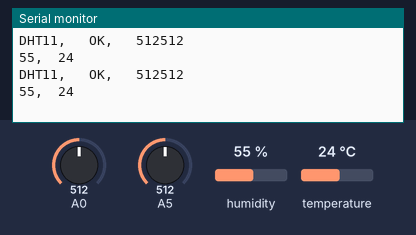
A sketch run on a simulated Arduino Uno, built with avr-gcc and run on an emulated ATmega328P. Parts: the last lines printed to the serial monitor. The test bench sets the inputs (shaded band); at power-on: humidity 55 %, A0 = 512, A5 = 512, temperature 24 °C.

Above: at 1.8 s.
1.9 s: humidity set to 22 %
At 2.5 s:
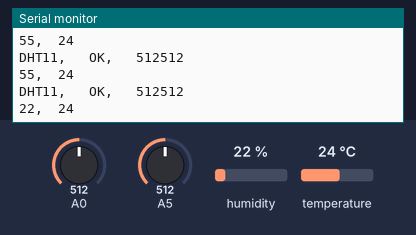
3.4 s: A0 set to 716
At 4.6 s:
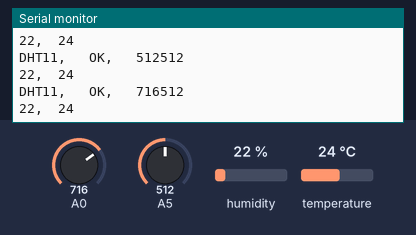
4.9 s: A5 set to 716
At 6.0 s:
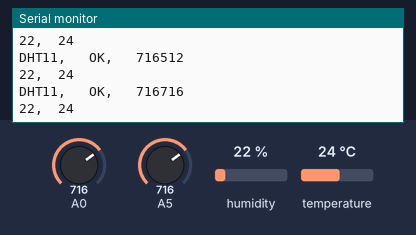
6.4 s: temperature set to 12 °C
At 7.7 s:
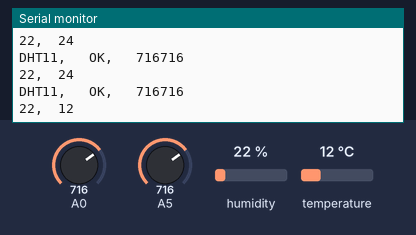
7.9 s: A0 set to 992
At 8.8 s:
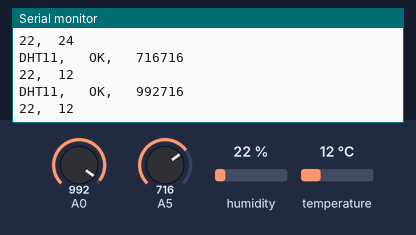
9.4 s: A5 set to 992
At 10.9 s:
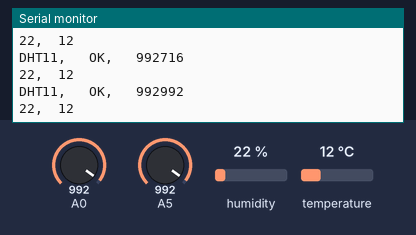
Timing chart, 0 to 11.9 s (numbered marks = the images above; inputs shaded):
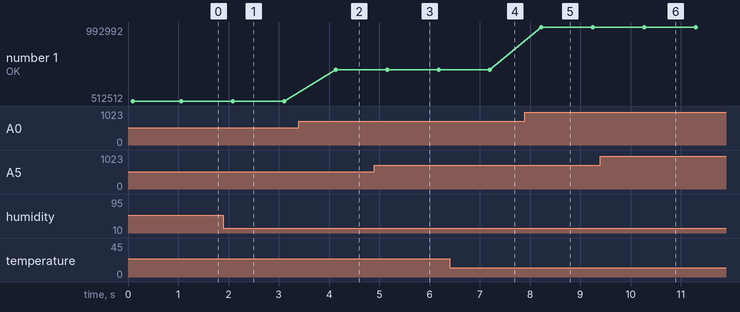

Measured:
- after the input at 1.9 s, the serial monitor: prints a new line after 0.22 s (image 1)
- after the input at 3.4 s, the serial monitor: prints a new line after 0.73 s (image 2)
- after the input at 4.9 s, the serial monitor: prints a new line after 0.26 s (image 3)
- after the input at 6.4 s, the serial monitor: prints a new line after 0.84 s (image 4)
- after the input at 7.9 s, the serial monitor: prints a new line after 0.33 s (image 5)
- after the input at 9.4 s, the serial monitor: prints a new line after 0.88 s (image 6)
- plotted number 1: 512512 → 716512 after the input at 3.4 s, 716512 → 716716 after the input at 4.9 s, 716716 → 992716 after the input at 7.9 s, 992716 → 992992 after the input at 9.4 s

The sketch:

sketch_sep17b.ino
```cpp
#include <dht11.h>
dht11 DHT;
#define DHT11_PIN 4

void setup(){
  Serial.begin(9600);
  Serial.println ("DHT TEST PROGRAM");
  Serial.print("LIBRARY VERSION");
  Serial.println(DHT11LIB_VERSION);
  Serial.println();
  Serial.println("Type, \tstatus, \tHumidity, (%), \tTemperature(C)");
}

void loop(){
  int chk;
  int val;
  int val1;
  val=analogRead(0);//Connect the sensor to analog pin 0
  val1=analogRead(5);
  Serial.print("DHT11, \t");
  chk = DHT.read(DHT11_PIN);
  switch(chk){
    case DHTLIB_OK:
          Serial.print("OK, \t");
          break;
    case DHTLIB_ERROR_CHECKSUM:
          Serial.print("Checksum error, \t");
          break;
    case DHTLIB_ERROR_TIMEOUT:
          Serial.print("Time out error, \t");
          break;
    default:
          Serial.print("Unknown error, \t");
          break;
    }
    Serial.print(val,DEC);
    Serial.println(val1,DEC);
    Serial.print(DHT.humidity, 1);
    Serial.print(",\t");
    Serial.println(DHT.temperature,1);

    delay(1000);
}
```
